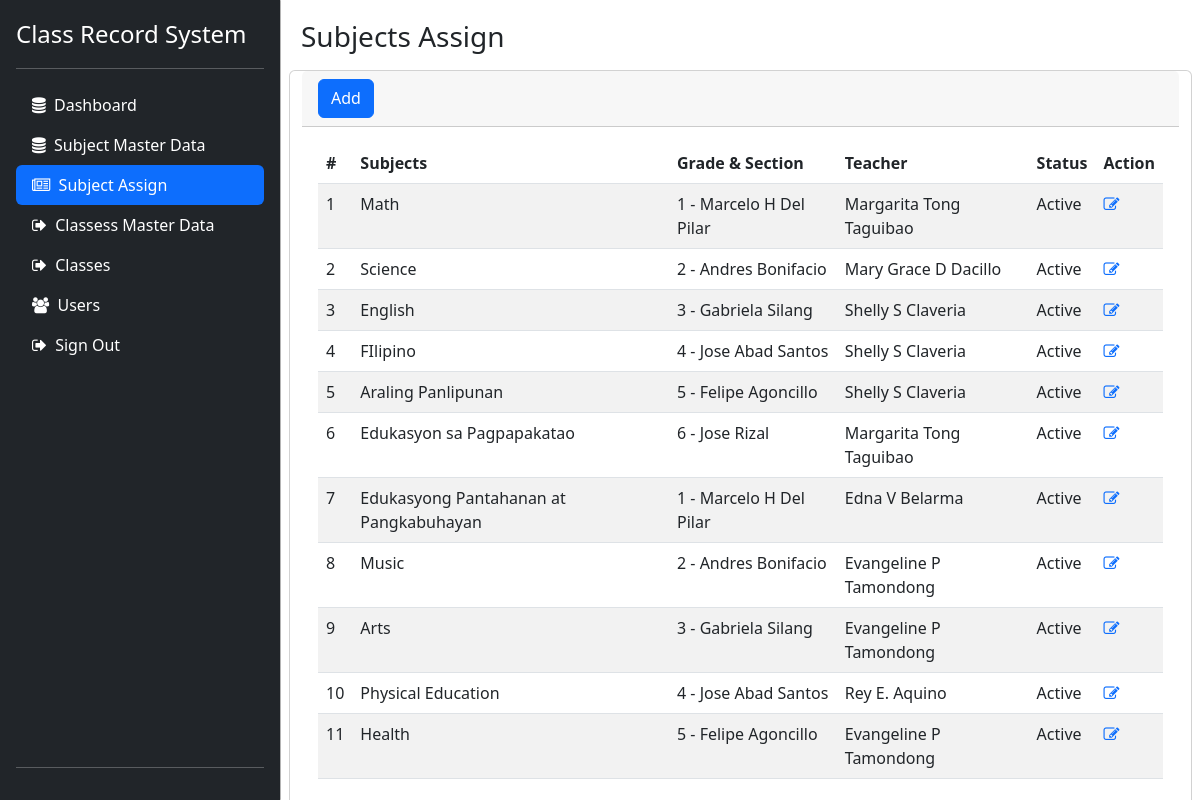
Screenshot of /admin/subject_action.php with the database file from the repository.
### tables this page shows
CREATE TABLE `subjects_assign` (
  `subjectAssignId` int NOT NULL,
  `subjectId` int NOT NULL,
  `computationMasterId` int NOT NULL,
  `classMasterId` int NOT NULL,
  `teacherId` int NOT NULL,
  `datecreated` datetime NOT NULL,
  `dateupdated` datetime NOT NULL,
  `userId` int NOT NULL,
  `status` enum('Active','Inactive','Deleted') NOT NULL
);

CREATE TABLE `subjects` (
  `subjectId` int NOT NULL,
  `subjects` varchar(255) NOT NULL,
  `description` varchar(255) NOT NULL,
  `status` enum('Active','Inactive','Deleted') NOT NULL,
  `datecreated` datetime NOT NULL,
  `dateupdated` datetime NOT NULL,
  `userId` int NOT NULL
);

CREATE TABLE `classes_master_data` (
  `classMasterId` int NOT NULL,
  `grade` varchar(255) NOT NULL,
  `section` varchar(255) NOT NULL,
  `status` enum('Active','Inactive','Deleted') NOT NULL,
  `datecreated` datetime NOT NULL,
  `dateupdated` datetime NOT NULL,
  `userId` int NOT NULL
);

CREATE TABLE `user` (
  `userId` int NOT NULL,
  `email` varchar(255) NOT NULL,
  `lrn` varchar(255) NOT NULL,
  `username` varchar(255) NOT NULL,
  `password` varchar(255) NOT NULL,
  `first_name` varchar(255) NOT NULL,
  `middle_name` varchar(255) NOT NULL,
  `last_name` varchar(255) NOT NULL,
  `role` enum('Teacher','Student','Admin') NOT NULL,
  `date_created` datetime NOT NULL,
  `date_updated` datetime NOT NULL,
  `status` enum('Active','Inactive','Deleted') NOT NULL
);

### libraries/data_interface.php (called while the page is built, shortened)
<?php
class jpacObject{
	private $conn;
	public function __construct(){
  		try {
	 		$this->conn = new PDO("mysql:host=".db_server.";dbname=".db_name, db_user, db_pass);
  			$this->conn->setAttribute(PDO::ATTR_ERRMODE, PDO::ERRMODE_EXCEPTION);
		} catch(PDOException $e) {
		  	echo "Connection failed: " . $e->getMessage();
		  	die;
		}
	}
	function SQLQuery($sql) {
		$sth=$this->conn->prepare($sql);
		$sth->execute();
		$result = $sth->fetchAll();
		return $result;
	}
}
?>

### admin/subject_action.php (the view, shortened to what this page needs)
<?php
$jpac=new JpacObject();
?>
<!doctype html>
<html lang="en">
  <head>
<link href="css/bootstrap.min.css" rel="stylesheet">
<link rel="stylesheet" href="https://cdnjs.cloudflare.com/ajax/libs/font-awesome/4.7.0/css/font-awesome.min.css">
    <link href="sidebars.css" rel="stylesheet">
  </head>
  <body>
<main class="d-flex flex-nowrap">
    <?php include_once("sidebar.php"); ?>
    <div class="container-fluid p-0" style="margin:20px;">
    <h1 class="h3 mb-3">Subjects Assign</h1>
<div class="row">
    <div class="card">
        <div class="card-header text-right">
            <button class="btn btn-primary" onclick="showModalData('add')"  data-toggle="modal" data-target="#modalData">Add <i class="align-middle" data-feather="plus-circle"></i> </button>
        </div>
        <div class="card-body table-responsive">
        <table class="table table-striped table-hover" id="usersTable">
                <thead>
                    <tr>
                        <th>#</th>
                        <th>Subjects</th>
                        <th>Grade & Section</th>
                        <th>Teacher</th>
                        <th>Status</th>
                        <th>Action</th>
                    </tr>
                </thead>
                <tbody>
                    <?php
                    $sql="SELECT t0.classMasterId,t0.subjectAssignId,t0.subjectId,t3.grade,t3.section,t0.teacherId,t1.subjects,t2.first_name,t2.middle_name,t2.last_name,t0.status
                    FROM `subjects_assign` t0
                    LEFT JOIN subjects t1 on t0.subjectId=t1.subjectId
                    LEFT JOIN `user` t2 on t0.teacherId=t2.userId
                    LEFT JOIN `classes_master_data` t3 on t0.classMasterId=t3.classMasterId";
                    $result=$jpac->SQLQuery($sql);
                    for($i=0;$i<count($result);$i++){
                    ?>
                    <tr>
                        <td><?= ($i+1) ?></td>
                        <td><?= $result[$i]['subjects'] ?></td>
                        <td><?= $result[$i]['grade']." - ".$result[$i]['section'] ?></td>
                        <td><?= $result[$i]['first_name']." ".$result[$i]['middle_name']." ".$result[$i]['last_name'] ?></td>
                        <td><?= $result[$i]['status'] ?></td>
                        <td class="table-action">
                            <a href="#" data-toggle="modal" data-target="#modalData" onclick="showModalData('edit','<?= $result[$i]['subjectAssignId'] ?>','<?= $result[$i]['subjectId'] ?>','<?= $result[$i]['teacherId'] ?>','<?= $result[$i]['status'] ?>','<?= $result[$i]['classMasterId'] ?>')">
                                <i class="fa fa-edit"></i>
                            </a>
                        </td>
                    </tr>
                    <?php } ?>
                </tbody>
            </table>
        </div>
    </div>
</div>
    </div>
</main>
<link rel="stylesheet" type="text/css" href="https://cdn.datatables.net/v/bs5/dt-1.11.5/datatables.min.css"/>
  </body>
</html>

### admin/sidebars.css (style rules this page uses)
body { min-height: 100vh; min-height: -webkit-fill-available; }
html { height: -webkit-fill-available; }
main { height: 100vh; height: -webkit-fill-available; max-height: 100vh; overflow-x: auto; overflow-y: hidden; }

### rows the page displays
subjects_assign: subjectId.subjects "Math", classMasterId.grade "1", classMasterId.section "Marcelo H Del Pilar", user.first_name "Margarita", user.middle_name "Tong", user.last_name "Taguibao", status "Active"
subjects_assign: subjectId.subjects "Science", classMasterId.grade "2", classMasterId.section "Andres Bonifacio", user.first_name "Mary Grace", user.middle_name "D", user.last_name "Dacillo", status "Active"
subjects_assign: subjectId.subjects "English", classMasterId.grade "3", classMasterId.section "Gabriela Silang", user.first_name "Shelly", user.middle_name "S", user.last_name "Claveria", status "Active"
subjects_assign: subjectId.subjects "FIlipino", classMasterId.grade "4", classMasterId.section "Jose Abad Santos", user.first_name "Shelly", user.middle_name "S", user.last_name "Claveria", status "Active"
subjects_assign: subjectId.subjects "Araling Panlipunan", classMasterId.grade "5", classMasterId.section "Felipe Agoncillo", user.first_name "Shelly", user.middle_name "S", user.last_name "Claveria", status "Active"
subjects_assign: subjectId.subjects "Edukasyon sa Pagpapakatao", classMasterId.grade "6", classMasterId.section "Jose Rizal", user.first_name "Margarita", user.middle_name "Tong", user.last_name "Taguibao", status "Active"
subjects_assign: subjectId.subjects "Edukasyong Pantahanan at Pangkabuhayan", classMasterId.grade "1", classMasterId.section "Marcelo H Del Pilar", user.first_name "Edna", user.middle_name "V", user.last_name "Belarma", status "Active"
subjects_assign: subjectId.subjects "Music", classMasterId.grade "2", classMasterId.section "Andres Bonifacio", user.first_name "Evangeline", user.middle_name "P", user.last_name "Tamondong", status "Active"
subjects_assign: subjectId.subjects "Arts", classMasterId.grade "3", classMasterId.section "Gabriela Silang", user.first_name "Evangeline", user.middle_name "P", user.last_name "Tamondong", status "Active"
subjects_assign: subjectId.subjects "Physical Education", classMasterId.grade "4", classMasterId.section "Jose Abad Santos", user.first_name "Rey", user.middle_name "E.", user.last_name "Aquino", status "Active"
subjects_assign: subjectId.subjects "Health", classMasterId.grade "5", classMasterId.section "Felipe Agoncillo", user.first_name "Evangeline", user.middle_name "P", user.last_name "Tamondong", status "Active"
